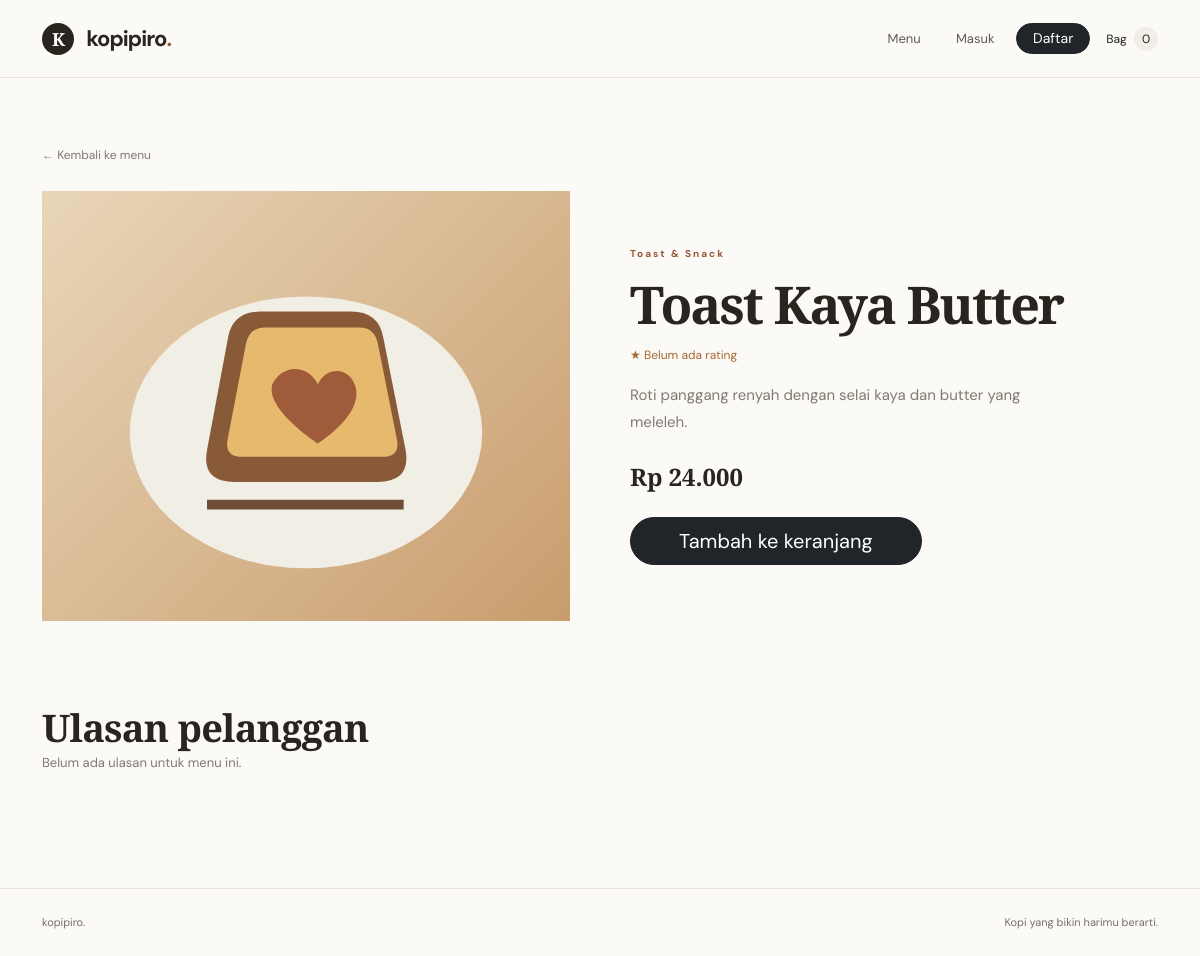
Page /product.php?id=7 on the earlier database version.
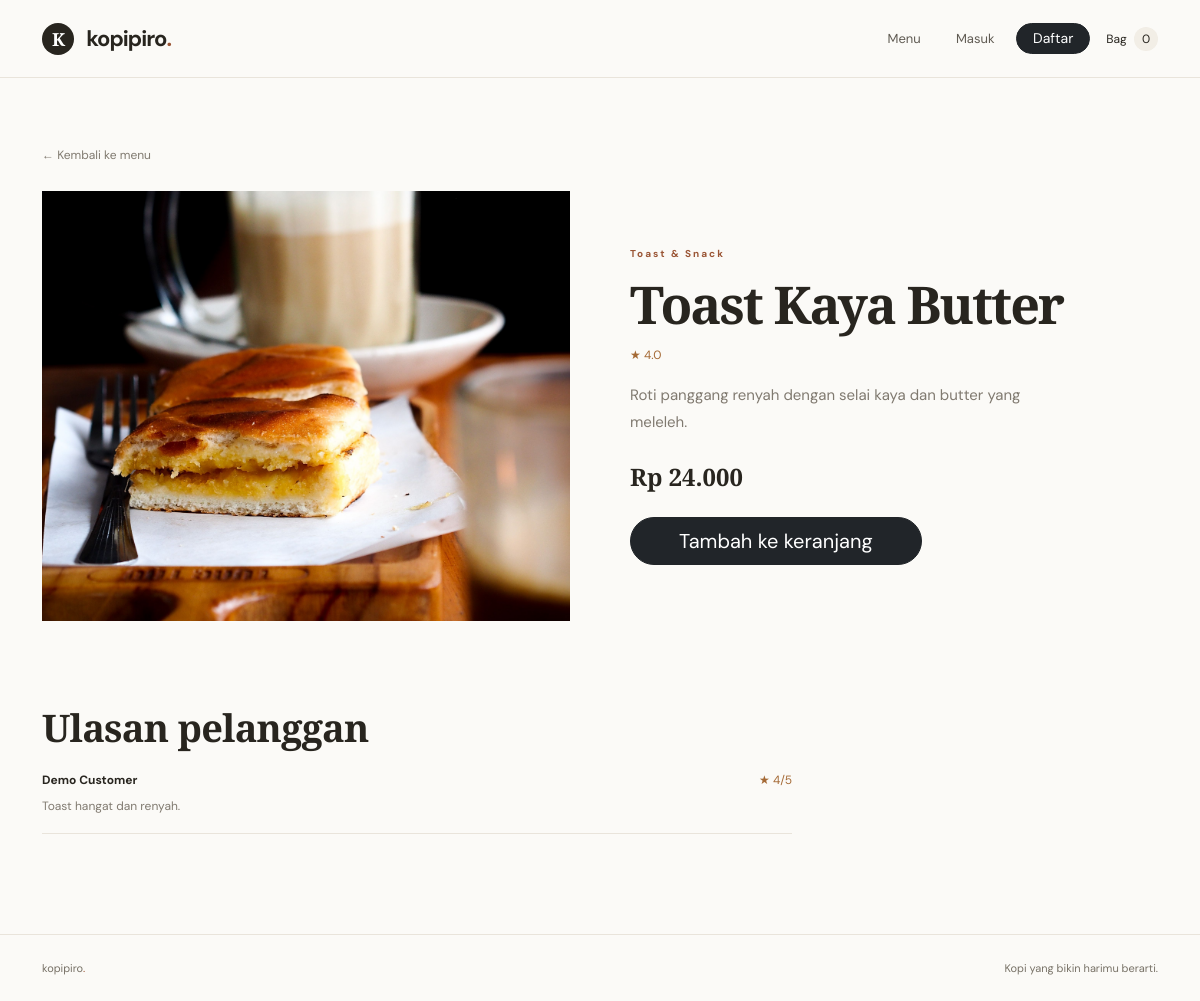
Same page on the later database version.
### tables this page shows
CREATE TABLE products (
    id INT AUTO_INCREMENT PRIMARY KEY,
    category_id INT NOT NULL,
    name VARCHAR(120) NOT NULL,
    slug VARCHAR(150) NOT NULL UNIQUE,
    description TEXT NOT NULL,
    price INT UNSIGNED NOT NULL,
    image VARCHAR(255) NULL,
    is_featured TINYINT(1) NOT NULL DEFAULT 0,
    is_available TINYINT(1) NOT NULL DEFAULT 1,
    created_at TIMESTAMP NOT NULL DEFAULT CURRENT_TIMESTAMP,
    CONSTRAINT fk_products_category FOREIGN KEY (category_id) REFERENCES categories(id)
);

CREATE TABLE categories (
    id INT AUTO_INCREMENT PRIMARY KEY,
    name VARCHAR(80) NOT NULL,
    slug VARCHAR(100) NOT NULL UNIQUE,
    sort_order INT NOT NULL DEFAULT 0
);

CREATE TABLE reviews (
    id INT AUTO_INCREMENT PRIMARY KEY,
    customer_id INT NOT NULL,
    product_id INT NOT NULL,
    rating TINYINT UNSIGNED NOT NULL,
    comment TEXT NOT NULL,
    created_at TIMESTAMP NOT NULL DEFAULT CURRENT_TIMESTAMP,
    UNIQUE KEY unique_customer_product (customer_id, product_id),
    CONSTRAINT fk_reviews_customer FOREIGN KEY (customer_id) REFERENCES users(id) ON DELETE CASCADE,
    CONSTRAINT fk_reviews_product FOREIGN KEY (product_id) REFERENCES products(id) ON DELETE CASCADE
);

CREATE TABLE users (
    id INT AUTO_INCREMENT PRIMARY KEY,
    username VARCHAR(50) NOT NULL UNIQUE,
    name VARCHAR(100) NOT NULL,
    password VARCHAR(255) NOT NULL,
    role ENUM('owner', 'kasir', 'customer') NOT NULL DEFAULT 'customer',
    is_active TINYINT(1) NOT NULL DEFAULT 1,
    created_at TIMESTAMP NOT NULL DEFAULT CURRENT_TIMESTAMP
);

### helpers.php (called while the page is built, shortened)
<?php
require_once __DIR__ . '/auth.php';
require_once __DIR__ . '/config.php';
function me(): ?array
{
    if (!logged_in()) {
        return null;
    }
    global $conn;
    $id = (int) $_SESSION['user_id'];
    $statement = $conn->prepare('SELECT id, username, name, role FROM users WHERE id = ? AND is_active = 1');
    $statement->bind_param('i', $id);
    $statement->execute();
    $row = $statement->get_result()->fetch_assoc();
    $user = [
        'id' => (int) $row['id'],
        'username' => $row['username'],
        'name' => $row['name'],
        'role' => $row['role'],
    ];
    return $user;
}
function final_price(int $price, ?array $user): int
{
    $member = $user && $user['role'] === 'customer';
    return $member ? (int) round($price * (1 - DISCOUNT_RATE)) : $price;
}
function image_url(?string $image): ?string
{
    $image = trim((string) $image);
    if (preg_match('#^(?:assets/[a-z0-9_./-]+|uploads/[a-f0-9]{16,32}\.(?:jpg|png|webp))$#i', $image)) {
        return $image;
    }
    return 'assets/img/coffee.svg';
}

### product.php (the view, shortened to what this page needs)
<?php
require_once __DIR__ . '/helpers.php';
$id = (int) ($_GET['id'] ?? 0);
$statement = $conn->prepare('SELECT p.*, c.name AS category_name, (SELECT ROUND(AVG(r.rating), 1) FROM reviews r WHERE r.product_id = p.id) AS rating FROM products p JOIN categories c ON c.id = p.category_id WHERE p.id = ? AND p.is_available = 1');
$statement->bind_param('i', $id);
$statement->execute();
$product = $statement->get_result()->fetch_assoc();
$ratingStatement = $conn->prepare('SELECT r.rating, r.comment, u.name FROM reviews r JOIN users u ON u.id = r.customer_id WHERE r.product_id = ? ORDER BY r.created_at DESC LIMIT 8');
$ratingStatement->bind_param('i', $id);
$ratingStatement->execute();
$reviews = $ratingStatement->get_result()->fetch_all(MYSQLI_ASSOC);
$price = (int) $product['price'];
$member = me();
$finalPrice = final_price($price, $member);
?>
<section class="page-section"><div class="container"><a href="index.php#menu" class="back-link">← Kembali ke menu</a><div class="detail-layout"><div class="detail-photo"><img src="<?= e(image_url($product['image'])) ?>" alt="<?= e($product['name']) ?>"></div><div class="detail-info"><span class="eyebrow"><?= e($product['category_name']) ?></span><h1><?= e($product['name']) ?></h1><div class="detail-rating">★ <?= $product['rating'] ? e($product['rating']) : 'Belum ada rating' ?></div><p><?= e($product['description']) ?></p><div class="detail-price"><?php if ($discounted): ?><del><?= money($price) ?></del><?php endif; ?><strong><?= money($finalPrice) ?></strong></div><form method="post" action="cart.php" class="js-add-to-cart"><input type="hidden" name="csrf_token" value="<?= e(csrf_token()) ?>"><input type="hidden" name="product_id" value="<?= (int) $product['id'] ?>"><input type="hidden" name="action" value="add"><button class="btn btn-dark btn-lg rounded-pill px-5">Tambah ke keranjang</button></form></div></div><div class="review-section"><h2>Ulasan pelanggan</h2><?php if ($reviews): foreach ($reviews as $review): ?><div class="review-row"><strong><?= e($review['name']) ?></strong><span>★ <?= (int) $review['rating'] ?>/5</span><p><?= e($review['comment']) ?></p></div><?php endforeach; else: ?><p class="muted">Belum ada ulasan untuk menu ini.</p><?php endif; ?></div></div></section>

Differences in the rows shown:
changed products "Toast Kaya Butter": image: a different picture
added reviews: customer.name "Demo Customer", rating "4", comment "Toast hangat dan renyah."
Other differences:
$product['rating']: (not shown) → "4.0"
text no longer shown: "Belum ada rating Belum ada ulasan untuk menu ini."
